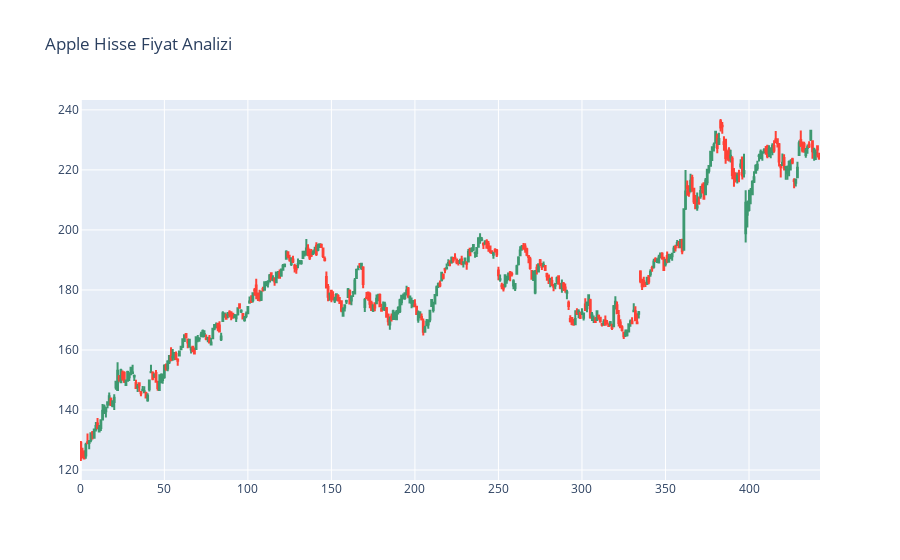

This figure's notebook cell:
### Code cell
figure = go.Figure(data=[go.Candlestick(x=hist.index,
                                        open=hist["Open"], high=hist["High"],
                                        low=hist["Low"], close=hist["Close"])])
figure.update_layout(title = "Apple Hisse Fiyat Analizi", xaxis_rangeslider_visible=False)
figure.show()

### Figure 1 — Plotly figure (JSON) as saved in the notebook; plotly's stock layout.template omitted (floating-point values rounded to 4 significant figures; data arrays with more than 128 entries replaced by an {"elided": "..."} marker saying what was removed)
{"data": [{"close": {"elided": "443 float values"}, "high": {"elided": "443 float values"}, "low": {"elided": "443 float values"}, "open": {"elided": "443 float values"}, "type": "candlestick", "x": {"elided": "443 int values"}}], "layout": {"title": {"text": "Apple Hisse Fiyat Analizi"}, "xaxis": {"rangeslider": {"visible": false}}}}
